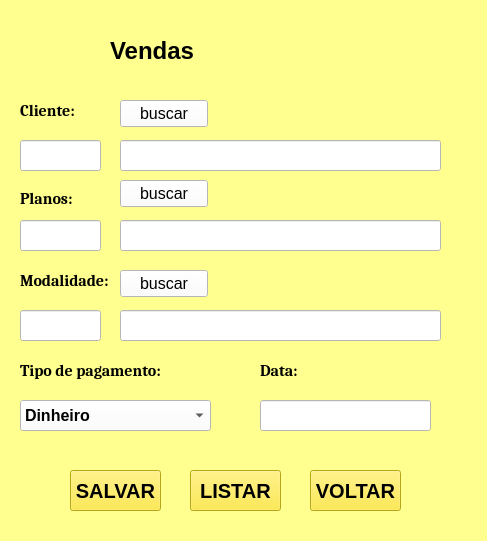
<?xml version="1.0" encoding="UTF-8"?>
<ui version="4.0">
 <class>Form</class>
 <widget class="QWidget" name="Form">
  <property name="geometry">
   <rect>
    <x>0</x>
    <y>0</y>
    <width>487</width>
    <height>541</height>
   </rect>
  </property>
  <property name="font">
   <font>
    <pointsize>12</pointsize>
   </font>
  </property>
  <property name="windowTitle">
   <string>Form</string>
  </property>
  <property name="styleSheet">
   <string notr="true">background-color: rgb(254, 255, 142);</string>
  </property>
  <widget class="QLineEdit" name="lineEdit_2">
   <property name="geometry">
    <rect>
     <x>120</x>
     <y>220</y>
     <width>321</width>
     <height>31</height>
    </rect>
   </property>
   <property name="styleSheet">
    <string notr="true">background-color: rgb(255, 255, 255);</string>
   </property>
   <property name="text">
    <string/>
   </property>
  </widget>
  <widget class="QLabel" name="label">
   <property name="geometry">
    <rect>
     <x>20</x>
     <y>100</y>
     <width>71</width>
     <height>21</height>
    </rect>
   </property>
   <property name="font">
    <font>
     <family>Cambria</family>
     <pointsize>12</pointsize>
     <weight>75</weight>
     <bold>true</bold>
    </font>
   </property>
   <property name="styleSheet">
    <string notr="true">background-color: rgb(254, 255, 142);</string>
   </property>
   <property name="text">
    <string>Cliente:</string>
   </property>
  </widget>
  <widget class="QLabel" name="label_2">
   <property name="geometry">
    <rect>
     <x>20</x>
     <y>190</y>
     <width>71</width>
     <height>16</height>
    </rect>
   </property>
   <property name="font">
    <font>
     <family>Cambria</family>
     <pointsize>12</pointsize>
     <weight>75</weight>
     <bold>true</bold>
    </font>
   </property>
   <property name="styleSheet">
    <string notr="true">background-color: rgb(254, 255, 142);</string>
   </property>
   <property name="text">
    <string>Planos:</string>
   </property>
  </widget>
  <widget class="QLineEdit" name="lineEdit">
   <property name="geometry">
    <rect>
     <x>120</x>
     <y>140</y>
     <width>321</width>
     <height>31</height>
    </rect>
   </property>
   <property name="styleSheet">
    <string notr="true">background-color: rgb(255, 255, 255);</string>
   </property>
  </widget>
  <widget class="QLineEdit" name="lineEdit_3">
   <property name="geometry">
    <rect>
     <x>20</x>
     <y>310</y>
     <width>81</width>
     <height>31</height>
    </rect>
   </property>
   <property name="styleSheet">
    <string notr="true">background-color: rgb(255, 255, 255);</string>
   </property>
  </widget>
  <widget class="QLabel" name="label_3">
   <property name="geometry">
    <rect>
     <x>20</x>
     <y>270</y>
     <width>101</width>
     <height>21</height>
    </rect>
   </property>
   <property name="font">
    <font>
     <family>Cambria</family>
     <pointsize>12</pointsize>
     <weight>75</weight>
     <bold>true</bold>
    </font>
   </property>
   <property name="styleSheet">
    <string notr="true">background-color: rgb(254, 255, 142);</string>
   </property>
   <property name="text">
    <string>Modalidade:</string>
   </property>
  </widget>
  <widget class="QLabel" name="label_4">
   <property name="geometry">
    <rect>
     <x>20</x>
     <y>360</y>
     <width>151</width>
     <height>21</height>
    </rect>
   </property>
   <property name="font">
    <font>
     <family>Cambria</family>
     <pointsize>12</pointsize>
     <weight>75</weight>
     <bold>true</bold>
    </font>
   </property>
   <property name="styleSheet">
    <string notr="true">background-color: rgb(254, 255, 142);</string>
   </property>
   <property name="text">
    <string>Tipo de pagamento:</string>
   </property>
  </widget>
  <widget class="QLabel" name="label_5">
   <property name="geometry">
    <rect>
     <x>260</x>
     <y>360</y>
     <width>41</width>
     <height>21</height>
    </rect>
   </property>
   <property name="font">
    <font>
     <family>Cambria</family>
     <pointsize>12</pointsize>
     <weight>75</weight>
     <bold>true</bold>
    </font>
   </property>
   <property name="styleSheet">
    <string notr="true">background-color: rgb(254, 255, 142);</string>
   </property>
   <property name="text">
    <string>Data:</string>
   </property>
  </widget>
  <widget class="QLineEdit" name="lineEdit_4">
   <property name="geometry">
    <rect>
     <x>120</x>
     <y>310</y>
     <width>321</width>
     <height>31</height>
    </rect>
   </property>
   <property name="styleSheet">
    <string notr="true">background-color: rgb(255, 255, 255);</string>
   </property>
  </widget>
  <widget class="QPushButton" name="pushButton">
   <property name="geometry">
    <rect>
     <x>70</x>
     <y>470</y>
     <width>91</width>
     <height>41</height>
    </rect>
   </property>
   <property name="font">
    <font>
     <pointsize>15</pointsize>
     <weight>75</weight>
     <bold>true</bold>
    </font>
   </property>
   <property name="styleSheet">
    <string notr="true">background-color: rgb(255, 232, 34);</string>
   </property>
   <property name="text">
    <string>SALVAR</string>
   </property>
  </widget>
  <widget class="QLabel" name="label_6">
   <property name="geometry">
    <rect>
     <x>110</x>
     <y>10</y>
     <width>161</width>
     <height>81</height>
    </rect>
   </property>
   <property name="font">
    <font>
     <pointsize>18</pointsize>
     <weight>75</weight>
     <bold>true</bold>
    </font>
   </property>
   <property name="styleSheet">
    <string notr="true">background-color: rgb(254, 255, 142);</string>
   </property>
   <property name="text">
    <string>Vendas</string>
   </property>
  </widget>
  <widget class="QPushButton" name="pushButton_2">
   <property name="geometry">
    <rect>
     <x>310</x>
     <y>470</y>
     <width>91</width>
     <height>41</height>
    </rect>
   </property>
   <property name="font">
    <font>
     <pointsize>15</pointsize>
     <weight>75</weight>
     <bold>true</bold>
    </font>
   </property>
   <property name="styleSheet">
    <string notr="true">background-color: rgb(255, 232, 34);</string>
   </property>
   <property name="text">
    <string>VOLTAR</string>
   </property>
  </widget>
  <widget class="QLabel" name="label_8">
   <property name="geometry">
    <rect>
     <x>110</x>
     <y>-40</y>
     <width>471</width>
     <height>221</height>
    </rect>
   </property>
   <property name="styleSheet">
    <string notr="true">background-color: rgb(254, 255, 142);</string>
   </property>
   <property name="text">
    <string/>
   </property>
   <property name="pixmap">
    <pixmap>logoacademiaOF-removebg-preview (1).png</pixmap>
   </property>
   <property name="scaledContents">
    <bool>true</bool>
   </property>
  </widget>
  <widget class="QComboBox" name="comboBox">
   <property name="geometry">
    <rect>
     <x>20</x>
     <y>400</y>
     <width>191</width>
     <height>31</height>
    </rect>
   </property>
   <property name="font">
    <font>
     <pointsize>12</pointsize>
     <weight>75</weight>
     <bold>true</bold>
    </font>
   </property>
   <property name="styleSheet">
    <string notr="true">background-color: rgb(255, 255, 255);</string>
   </property>
   <item>
    <property name="text">
     <string>Dinheiro</string>
    </property>
   </item>
   <item>
    <property name="text">
     <string>Pix</string>
    </property>
   </item>
   <item>
    <property name="text">
     <string>Cartão Credito</string>
    </property>
   </item>
   <item>
    <property name="text">
     <string>Cartão Debito</string>
    </property>
   </item>
  </widget>
  <widget class="QPushButton" name="pushButton_3">
   <property name="geometry">
    <rect>
     <x>190</x>
     <y>470</y>
     <width>91</width>
     <height>41</height>
    </rect>
   </property>
   <property name="font">
    <font>
     <pointsize>15</pointsize>
     <weight>75</weight>
     <bold>true</bold>
    </font>
   </property>
   <property name="styleSheet">
    <string notr="true">background-color: rgb(255, 232, 34);</string>
   </property>
   <property name="text">
    <string>LISTAR</string>
   </property>
  </widget>
  <widget class="QPushButton" name="pushButton_4">
   <property name="geometry">
    <rect>
     <x>120</x>
     <y>100</y>
     <width>88</width>
     <height>27</height>
    </rect>
   </property>
   <property name="styleSheet">
    <string notr="true">
background-color: rgb(255, 255, 255);</string>
   </property>
   <property name="text">
    <string>buscar</string>
   </property>
  </widget>
  <widget class="QLineEdit" name="lineEdit_0">
   <property name="geometry">
    <rect>
     <x>20</x>
     <y>140</y>
     <width>81</width>
     <height>31</height>
    </rect>
   </property>
   <property name="styleSheet">
    <string notr="true">background-color: rgb(255, 255, 255);</string>
   </property>
  </widget>
  <widget class="QPushButton" name="pushButton_5">
   <property name="geometry">
    <rect>
     <x>120</x>
     <y>180</y>
     <width>88</width>
     <height>27</height>
    </rect>
   </property>
   <property name="styleSheet">
    <string notr="true">
background-color: rgb(255, 255, 255);</string>
   </property>
   <property name="text">
    <string>buscar</string>
   </property>
  </widget>
  <widget class="QLineEdit" name="lineEdit_1">
   <property name="geometry">
    <rect>
     <x>20</x>
     <y>220</y>
     <width>81</width>
     <height>31</height>
    </rect>
   </property>
   <property name="styleSheet">
    <string notr="true">background-color: rgb(255, 255, 255);</string>
   </property>
  </widget>
  <widget class="QPushButton" name="pushButton_6">
   <property name="geometry">
    <rect>
     <x>120</x>
     <y>270</y>
     <width>88</width>
     <height>27</height>
    </rect>
   </property>
   <property name="styleSheet">
    <string notr="true">
background-color: rgb(255, 255, 255);</string>
   </property>
   <property name="text">
    <string>buscar</string>
   </property>
  </widget>
  <widget class="QLineEdit" name="lineEdit_5">
   <property name="geometry">
    <rect>
     <x>260</x>
     <y>400</y>
     <width>171</width>
     <height>31</height>
    </rect>
   </property>
   <property name="styleSheet">
    <string notr="true">background-color: rgb(255, 255, 255);</string>
   </property>
  </widget>
  <zorder>label_8</zorder>
  <zorder>lineEdit_2</zorder>
  <zorder>label</zorder>
  <zorder>label_2</zorder>
  <zorder>lineEdit</zorder>
  <zorder>lineEdit_3</zorder>
  <zorder>label_3</zorder>
  <zorder>label_4</zorder>
  <zorder>label_5</zorder>
  <zorder>lineEdit_4</zorder>
  <zorder>pushButton</zorder>
  <zorder>label_6</zorder>
  <zorder>pushButton_2</zorder>
  <zorder>comboBox</zorder>
  <zorder>pushButton_3</zorder>
  <zorder>pushButton_4</zorder>
  <zorder>lineEdit_0</zorder>
  <zorder>pushButton_5</zorder>
  <zorder>lineEdit_1</zorder>
  <zorder>pushButton_6</zorder>
  <zorder>lineEdit_5</zorder>
 </widget>
 <resources/>
 <connections/>
</ui>
